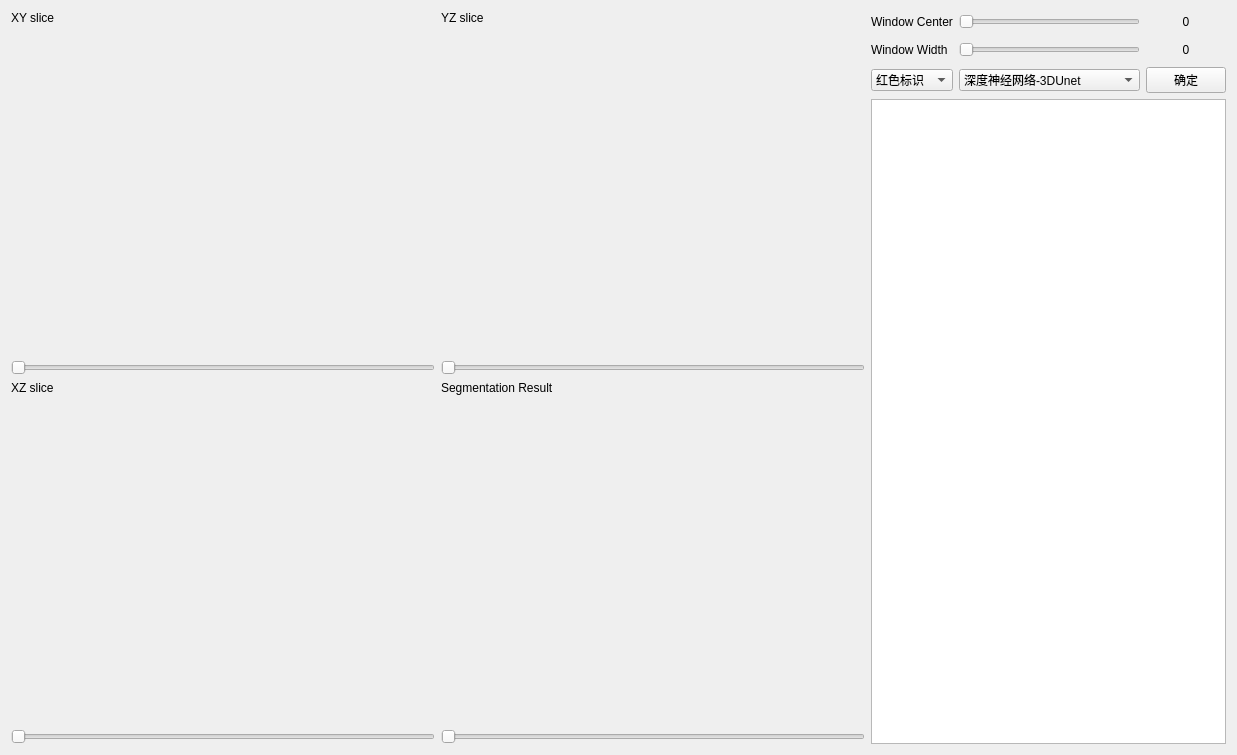
<?xml version="1.0" encoding="UTF-8"?>
<ui version="4.0">
 <class>Form</class>
 <widget class="QWidget" name="Form">
  <property name="geometry">
   <rect>
    <x>0</x>
    <y>0</y>
    <width>1237</width>
    <height>755</height>
   </rect>
  </property>
  <property name="windowTitle">
   <string>DICOM Visualizer</string>
  </property>
  <layout class="QHBoxLayout" name="horizontalLayout" stretch="3,0">
   <item>
    <layout class="QGridLayout" name="gridLayout_2">
     <property name="sizeConstraint">
      <enum>QLayout::SetMinimumSize</enum>
     </property>
     <property name="leftMargin">
      <number>0</number>
     </property>
     <property name="bottomMargin">
      <number>0</number>
     </property>
     <property name="horizontalSpacing">
      <number>6</number>
     </property>
     <item row="0" column="0">
      <layout class="QVBoxLayout" name="verticalLayout" stretch="0,1,0">
       <property name="spacing">
        <number>-1</number>
       </property>
       <item>
        <widget class="QLabel" name="label_XY_slice">
         <property name="text">
          <string>XY slice</string>
         </property>
        </widget>
       </item>
       <item>
        <widget class="QVTKWidget" name="XYPlaneWidget" native="true"/>
       </item>
       <item>
        <widget class="QSlider" name="XYSlider">
         <property name="orientation">
          <enum>Qt::Horizontal</enum>
         </property>
        </widget>
       </item>
      </layout>
     </item>
     <item row="0" column="1">
      <layout class="QVBoxLayout" name="verticalLayout_2" stretch="0,1,0">
       <item>
        <widget class="QLabel" name="label_YZ_slice">
         <property name="text">
          <string>YZ slice</string>
         </property>
        </widget>
       </item>
       <item>
        <widget class="QVTKWidget" name="YZPlaneWidget" native="true"/>
       </item>
       <item>
        <widget class="QSlider" name="YZSlider">
         <property name="orientation">
          <enum>Qt::Horizontal</enum>
         </property>
        </widget>
       </item>
      </layout>
     </item>
     <item row="1" column="0">
      <layout class="QVBoxLayout" name="verticalLayout_3" stretch="0,1,0">
       <item>
        <widget class="QLabel" name="label_XZ_slice">
         <property name="text">
          <string>XZ slice</string>
         </property>
        </widget>
       </item>
       <item>
        <widget class="QVTKWidget" name="XZPlaneWidget" native="true"/>
       </item>
       <item>
        <widget class="QSlider" name="XZSlider">
         <property name="orientation">
          <enum>Qt::Horizontal</enum>
         </property>
        </widget>
       </item>
      </layout>
     </item>
     <item row="1" column="1">
      <layout class="QVBoxLayout" name="verticalLayout_5" stretch="0,1,0">
       <item>
        <widget class="QLabel" name="label_Volume">
         <property name="text">
          <string>Segmentation Result</string>
         </property>
        </widget>
       </item>
       <item>
        <widget class="QVTKWidget" name="VolumeWidget" native="true"/>
       </item>
       <item>
        <widget class="QSlider" name="SegmentSlider">
         <property name="orientation">
          <enum>Qt::Horizontal</enum>
         </property>
        </widget>
       </item>
      </layout>
     </item>
    </layout>
   </item>
   <item>
    <layout class="QGridLayout" name="gridLayout" rowstretch="0,0,0,0,0" columnstretch="0,0,0">
     <property name="sizeConstraint">
      <enum>QLayout::SetDefaultConstraint</enum>
     </property>
     <item row="2" column="1">
      <widget class="QSlider" name="WindowWidthSlider">
       <property name="minimumSize">
        <size>
         <width>181</width>
         <height>22</height>
        </size>
       </property>
       <property name="maximumSize">
        <size>
         <width>181</width>
         <height>22</height>
        </size>
       </property>
       <property name="orientation">
        <enum>Qt::Horizontal</enum>
       </property>
      </widget>
     </item>
     <item row="1" column="2">
      <widget class="QLabel" name="window_center_num">
       <property name="minimumSize">
        <size>
         <width>45</width>
         <height>22</height>
        </size>
       </property>
       <property name="text">
        <string>0</string>
       </property>
       <property name="alignment">
        <set>Qt::AlignCenter</set>
       </property>
      </widget>
     </item>
     <item row="1" column="0">
      <widget class="QLabel" name="WindowCenterLabel">
       <property name="text">
        <string>Window Center</string>
       </property>
      </widget>
     </item>
     <item row="2" column="0">
      <widget class="QLabel" name="WindowWidthLabel">
       <property name="text">
        <string>Window Width</string>
       </property>
      </widget>
     </item>
     <item row="1" column="1">
      <widget class="QSlider" name="WindowCenterSlider">
       <property name="minimumSize">
        <size>
         <width>181</width>
         <height>22</height>
        </size>
       </property>
       <property name="maximumSize">
        <size>
         <width>181</width>
         <height>22</height>
        </size>
       </property>
       <property name="orientation">
        <enum>Qt::Horizontal</enum>
       </property>
      </widget>
     </item>
     <item row="2" column="2">
      <widget class="QLabel" name="window_width_num">
       <property name="minimumSize">
        <size>
         <width>45</width>
         <height>22</height>
        </size>
       </property>
       <property name="text">
        <string>0</string>
       </property>
       <property name="alignment">
        <set>Qt::AlignCenter</set>
       </property>
      </widget>
     </item>
     <item row="3" column="0">
      <widget class="QComboBox" name="seg_method">
       <item>
        <property name="text">
         <string>红色标识</string>
        </property>
       </item>
       <item>
        <property name="text">
         <string>绿色标识</string>
        </property>
       </item>
       <item>
        <property name="text">
         <string>蓝色标识</string>
        </property>
       </item>
      </widget>
     </item>
     <item row="3" column="1">
      <widget class="QComboBox" name="comboBox_2">
       <item>
        <property name="text">
         <string>深度神经网络-3DUnet</string>
        </property>
       </item>
       <item>
        <property name="text">
         <string>快速分割</string>
        </property>
       </item>
       <item>
        <property name="text">
         <string>交互式分割</string>
        </property>
       </item>
      </widget>
     </item>
     <item row="3" column="2">
      <widget class="QPushButton" name="choose_check">
       <property name="text">
        <string>确定</string>
       </property>
      </widget>
     </item>
     <item row="4" column="0" colspan="3">
      <widget class="QListView" name="opened_view"/>
     </item>
    </layout>
   </item>
  </layout>
 </widget>
 <customwidgets>
  <customwidget>
   <class>QVTKWidget</class>
   <extends>QWidget</extends>
   <header>QVTKWidget.h</header>
  </customwidget>
 </customwidgets>
 <resources/>
 <connections/>
</ui>
